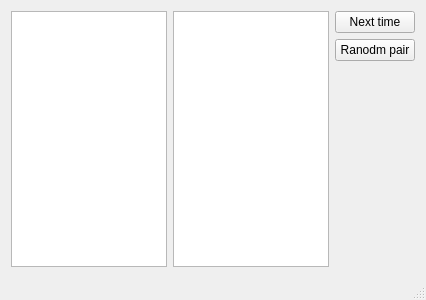
<?xml version="1.0" encoding="UTF-8"?>
<ui version="4.0">
 <class>MainWindow</class>
 <widget class="QMainWindow" name="MainWindow">
  <property name="geometry">
   <rect>
    <x>0</x>
    <y>0</y>
    <width>426</width>
    <height>300</height>
   </rect>
  </property>
  <property name="windowTitle">
   <string>MainWindow</string>
  </property>
  <widget class="QWidget" name="centralWidget">
   <layout class="QGridLayout" name="gridLayout">
    <item row="0" column="0">
     <layout class="QHBoxLayout" name="horizontalLayout">
      <item>
       <widget class="QListWidget" name="lstInputNumbers"/>
      </item>
      <item>
       <layout class="QVBoxLayout" name="deviceLayout">
        <property name="spacing">
         <number>0</number>
        </property>
       </layout>
      </item>
      <item>
       <widget class="QListWidget" name="lstOutputNumbers"/>
      </item>
      <item>
       <layout class="QVBoxLayout" name="verticalLayout">
        <item>
         <widget class="QPushButton" name="btnNextTime">
          <property name="text">
           <string>Next time</string>
          </property>
         </widget>
        </item>
        <item>
         <widget class="QPushButton" name="btnRandomPair">
          <property name="text">
           <string>Ranodm pair</string>
          </property>
         </widget>
        </item>
        <item>
         <spacer name="verticalSpacer">
          <property name="orientation">
           <enum>Qt::Vertical</enum>
          </property>
          <property name="sizeHint" stdset="0">
           <size>
            <width>20</width>
            <height>40</height>
           </size>
          </property>
         </spacer>
        </item>
       </layout>
      </item>
     </layout>
    </item>
   </layout>
  </widget>
  <widget class="QMenuBar" name="menuBar">
   <property name="geometry">
    <rect>
     <x>0</x>
     <y>0</y>
     <width>426</width>
     <height>25</height>
    </rect>
   </property>
  </widget>
  <widget class="QStatusBar" name="statusBar"/>
 </widget>
 <layoutdefault spacing="6" margin="11"/>
 <resources/>
 <connections/>
</ui>
